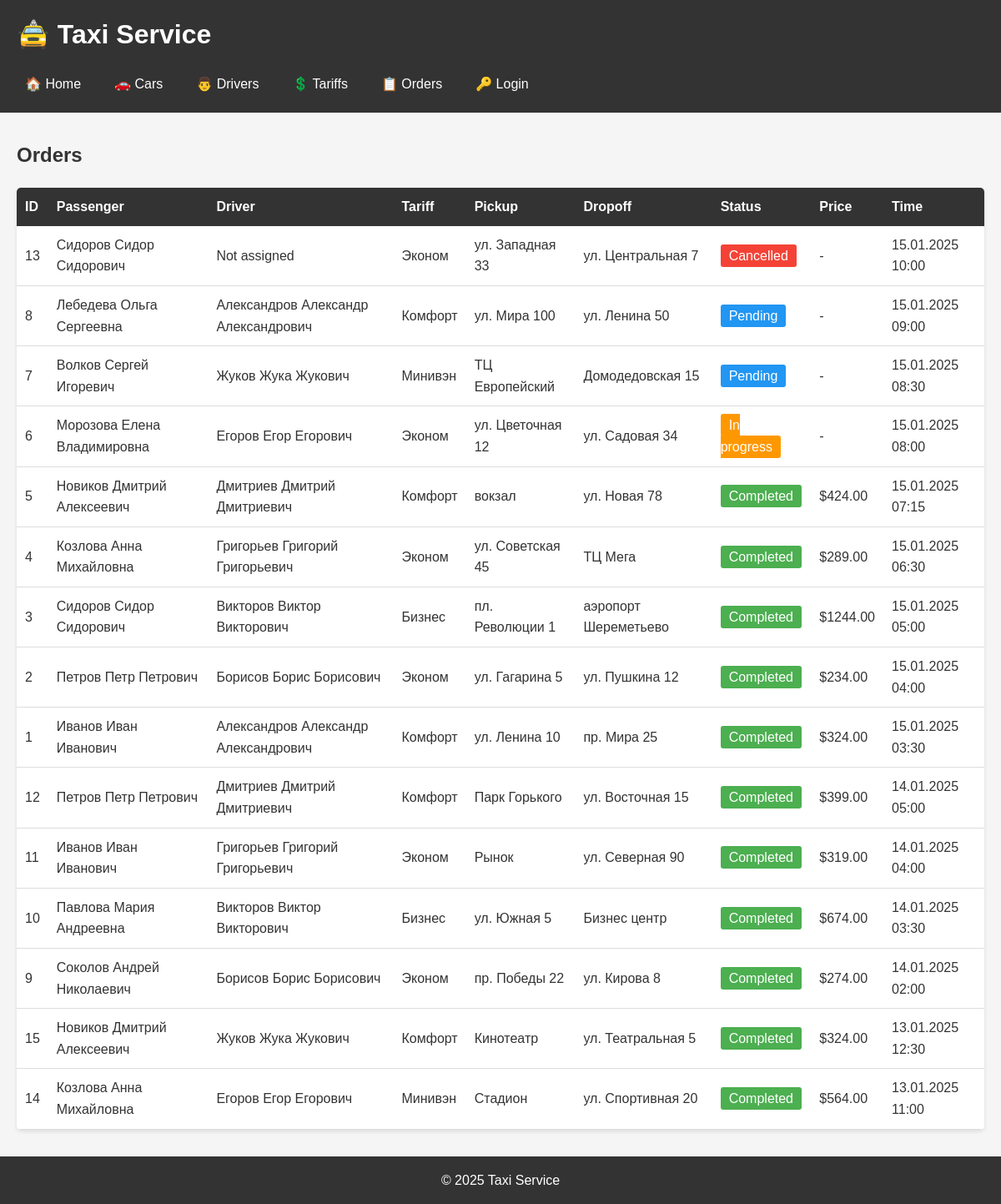
The page /pages/orders.php on the database its author committed.
### tables this page shows
CREATE TABLE `orders` (
  `order_id` int(11) NOT NULL,
  `passenger_id` int(11) NOT NULL,
  `driver_id` int(11) DEFAULT NULL,
  `car_id` int(11) DEFAULT NULL,
  `tariff_id` int(11) NOT NULL,
  `pickup_location` varchar(255) NOT NULL,
  `dropoff_location` varchar(255) NOT NULL,
  `order_time` timestamp NOT NULL DEFAULT current_timestamp() ON UPDATE current_timestamp(),
  `start_time` timestamp NULL DEFAULT NULL,
  `end_time` timestamp NULL DEFAULT NULL,
  `status` varchar(20) NOT NULL DEFAULT 'pending',
  `total_price` decimal(10,2) DEFAULT NULL,
  `distance_km` decimal(10,2) DEFAULT NULL,
  `duration_minutes` int(11) DEFAULT NULL
);

CREATE TABLE `passengers` (
  `passenger_id` int(11) NOT NULL,
  `full_name` varchar(100) NOT NULL,
  `phone` varchar(20) NOT NULL,
  `email` varchar(100) DEFAULT NULL,
  `registration_date` timestamp NOT NULL DEFAULT current_timestamp()
);

CREATE TABLE `tariffs` (
  `tariff_id` int(11) NOT NULL,
  `name` varchar(50) NOT NULL,
  `base_price` decimal(10,2) NOT NULL,
  `price_per_km` decimal(10,2) NOT NULL,
  `price_per_minute` decimal(10,2) NOT NULL,
  `description` text DEFAULT NULL
);

CREATE TABLE `drivers` (
  `driver_id` int(11) NOT NULL,
  `full_name` varchar(100) NOT NULL,
  `phone` varchar(20) NOT NULL,
  `license_number` varchar(50) NOT NULL,
  `rating` decimal(2,1) NOT NULL DEFAULT 5.0,
  `created_at` timestamp NOT NULL DEFAULT current_timestamp()
);

### includes/auth.php (called while the page is built, shortened)
<?php
function getUserRole() {
    if (!isset($_SESSION["user_id"])) {
        return "guest";
    }
    return $_SESSION["role"];
}
?>

### pages/orders.php (the view, shortened to what this page needs)
<?php
require_once "../includes/auth.php";
include "../includes/header.php";
$role = getUserRole();
if ($role === "passenger") {
    $stmt = $pdo->prepare("
        SELECT o.*, t.name as tariff_name, d.full_name as driver_name, c.license_plate, c.brand, c.model
        FROM orders o
        LEFT JOIN tariffs t ON o.tariff_id = t.tariff_id
        LEFT JOIN drivers d ON o.driver_id = d.driver_id
        LEFT JOIN cars c ON o.car_id = c.car_id
        WHERE o.passenger_id = ?
        ORDER BY o.order_time DESC
    ");
    $stmt->execute([$_SESSION["entity_id"]]);
} else {
    $stmt = $pdo->query("
        SELECT o.*, t.name as tariff_name, p.full_name as passenger_name, d.full_name as driver_name, c.license_plate, c.brand, c.model
        FROM orders o
        LEFT JOIN tariffs t ON o.tariff_id = t.tariff_id
        LEFT JOIN passengers p ON o.passenger_id = p.passenger_id
        LEFT JOIN drivers d ON o.driver_id = d.driver_id
        LEFT JOIN cars c ON o.car_id = c.car_id
        ORDER BY o.order_time DESC
    ");
}
$orders = $stmt->fetchAll();
?>
<h2>Orders</h2>
<table style="width: 100%; border-collapse: collapse; margin-top: 20px;">
    <thead>
        <tr style="background: #333; color: white;">
            <th style="padding: 10px; text-align: left;">ID</th>
            <?php if ($role !== "passenger"): ?>
            <th style="padding: 10px; text-align: left;">Passenger</th>
            <th style="padding: 10px; text-align: left;">Driver</th>
            <?php endif; ?>
            <th style="padding: 10px; text-align: left;">Tariff</th>
            <th style="padding: 10px; text-align: left;">Pickup</th>
            <th style="padding: 10px; text-align: left;">Dropoff</th>
            <th style="padding: 10px; text-align: left;">Status</th>
            <th style="padding: 10px; text-align: left;">Price</th>
            <th style="padding: 10px; text-align: left;">Time</th>
        </tr>
    </thead>
    <tbody>
        <?php foreach ($orders as $order): ?>
        <tr style="border-bottom: 1px solid #ddd;">
            <td style="padding: 10px;"><?= $order["order_id"] ?></td>
            <?php if ($role !== "passenger"): ?>
            <td style="padding: 10px;"><?= htmlspecialchars($order["passenger_name"] ?? "N/A") ?></td>
            <td style="padding: 10px;"><?= htmlspecialchars($order["driver_name"] ?? "Not assigned") ?></td>
            <?php endif; ?>
            <td style="padding: 10px;"><?= htmlspecialchars($order["tariff_name"]) ?></td>
            <td style="padding: 10px;"><?= htmlspecialchars($order["pickup_location"]) ?></td>
            <td style="padding: 10px;"><?= htmlspecialchars($order["dropoff_location"]) ?></td>
            <td style="padding: 10px;">
                <span style="padding: 5px 10px; border-radius: 3px; background: <?= $order["status"] === "completed" ? "#4CAF50" : ($order["status"] === "in_progress" ? "#FF9800" : ($order["status"] === "cancelled" ? "#f44336" : "#2196F3")) ?>; color: white;">
                    <?= ucfirst(str_replace("_", " ", $order["status"])) ?>
                </span>
            </td>
            <td style="padding: 10px;"><?= $order["total_price"] ? "$" . $order["total_price"] : "-" ?></td>
            <td style="padding: 10px;"><?= date("d.m.Y H:i", strtotime($order["order_time"])) ?></td>
        </tr>
        <?php endforeach; ?>
    </tbody>
</table>
<?php include "../includes/footer.php"; ?>

### includes/header.php (shortened to what this page needs)
<?php
require_once __DIR__ . "/auth.php";
$role = getUserRole();
?>
<!DOCTYPE html>
<html lang="en">
<head>
    <link rel="stylesheet" href="../assets/style.css">
</head>
<body>
<header>
    <div class="container">
        <h1>🚖 Taxi Service</h1>
        <nav>
    <a href="/pages/index.php">🏠 Home</a>
    <a href="/pages/cars.php">🚗 Cars</a>
    <a href="/pages/drivers.php">👨‍️ Drivers</a>
    <a href="/pages/tariffs.php">💲 Tariffs</a>
    <a href="/pages/orders.php">📋 Orders</a>
    <?php if ($role === 'guest'): ?>
        <a href="/pages/login.php" style="float:right">🔑 Login</a>
    <?php else: ?>
        <span style="float:right; margin-right:15px;">👤 <?= $_SESSION['username'] ?></span>
        <a href="/actions/logout.php" style="float:right">🚪 Logout</a>
    <?php endif; ?>
</nav>
    </div>
</header>
<main class="container">

### includes/footer.php
</main>
<footer>
    <div class="container">
        <p>&copy; 2025 Taxi Service</p>
    </div>
</footer>
</body>
</html>

### assets/style.css (style rules this page uses)
* { margin: 0; padding: 0; box-sizing: border-box; }
body { font-family: Arial, sans-serif; background-color: #f5f5f5; color: #333; line-height: 1.6; }
.container { max-width: 1200px; margin: 0 auto; padding: 0 20px; }
header { background-color: #333; color: white; padding: 1rem 0; margin-bottom: 2rem; }
header h1 { margin-bottom: 1rem; }
nav { display: flex; gap: 20px; flex-wrap: wrap; align-items: center; }
nav a { color: white; text-decoration: none; padding: 5px 10px; border-radius: 3px; transition: background 0.3s; }
main { min-height: 60vh; padding: 20px 0; }
footer { background-color: #333; color: white; text-align: center; padding: 1rem 0; margin-top: 2rem; }
h2 { margin-bottom: 1rem; color: #333; }
table { background: white; border-radius: 5px; overflow: hidden; box-shadow: 0 2px 5px rgba(0,0,0,0.1); }

### rows shown on the page
orders: order_id "13", passenger.full_name "Сидоров Сидор Сидорович", driver_name "Not assigned", tariff.name "Эконом", pickup_location "ул. Западная 33", dropoff_location "ул. Центральная 7", status "Cancelled", order_time "15.01.2025 10:00"
orders: order_id "8", passenger.full_name "Лебедева Ольга Сергеевна", driver.full_name "Александров Александр Александрович", tariff.name "Комфорт", pickup_location "ул. Мира 100", dropoff_location "ул. Ленина 50", status "Pending", order_time "15.01.2025 09:00"
orders: order_id "7", passenger.full_name "Волков Сергей Игоревич", driver.full_name "Жуков Жука Жукович", tariff.name "Минивэн", pickup_location "ТЦ Европейский", dropoff_location "Домодедовская 15", status "Pending", order_time "15.01.2025 08:30"
orders: order_id "6", passenger.full_name "Морозова Елена Владимировна", driver.full_name "Егоров Егор Егорович", tariff.name "Эконом", pickup_location "ул. Цветочная 12", dropoff_location "ул. Садовая 34", status "In progress", order_time "15.01.2025 08:00"
orders: order_id "5", passenger.full_name "Новиков Дмитрий Алексеевич", driver.full_name "Дмитриев Дмитрий Дмитриевич", tariff.name "Комфорт", pickup_location "вокзал", dropoff_location "ул. Новая 78", status "Completed", total_price "424.00", order_time "15.01.2025 07:15"
orders: order_id "4", passenger.full_name "Козлова Анна Михайловна", driver.full_name "Григорьев Григорий Григорьевич", tariff.name "Эконом", pickup_location "ул. Советская 45", dropoff_location "ТЦ Мега", status "Completed", total_price "289.00", order_time "15.01.2025 06:30"
orders: order_id "3", passenger.full_name "Сидоров Сидор Сидорович", driver.full_name "Викторов Виктор Викторович", tariff.name "Бизнес", pickup_location "пл. Революции 1", dropoff_location "аэропорт Шереметьево", status "Completed", total_price "1244.00", order_time "15.01.2025 05:00"
orders: order_id "2", passenger.full_name "Петров Петр Петрович", driver.full_name "Борисов Борис Борисович", tariff.name "Эконом", pickup_location "ул. Гагарина 5", dropoff_location "ул. Пушкина 12", status "Completed", total_price "234.00", order_time "15.01.2025 04:00"
orders: order_id "1", passenger.full_name "Иванов Иван Иванович", driver.full_name "Александров Александр Александрович", tariff.name "Комфорт", pickup_location "ул. Ленина 10", dropoff_location "пр. Мира 25", status "Completed", total_price "324.00", order_time "15.01.2025 03:30"
orders: order_id "12", passenger.full_name "Петров Петр Петрович", driver.full_name "Дмитриев Дмитрий Дмитриевич", tariff.name "Комфорт", pickup_location "Парк Горького", dropoff_location "ул. Восточная 15", status "Completed", total_price "399.00", order_time "14.01.2025 05:00"
orders: order_id "11", passenger.full_name "Иванов Иван Иванович", driver.full_name "Григорьев Григорий Григорьевич", tariff.name "Эконом", pickup_location "Рынок", dropoff_location "ул. Северная 90", status "Completed", total_price "319.00", order_time "14.01.2025 04:00"
orders: order_id "10", passenger.full_name "Павлова Мария Андреевна", driver.full_name "Викторов Виктор Викторович", tariff.name "Бизнес", pickup_location "ул. Южная 5", dropoff_location "Бизнес центр", status "Completed", total_price "674.00", order_time "14.01.2025 03:30"
orders: order_id "9", passenger.full_name "Соколов Андрей Николаевич", driver.full_name "Борисов Борис Борисович", tariff.name "Эконом", pickup_location "пр. Победы 22", dropoff_location "ул. Кирова 8", status "Completed", total_price "274.00", order_time "14.01.2025 02:00"
orders: order_id "15", passenger.full_name "Новиков Дмитрий Алексеевич", driver.full_name "Жуков Жука Жукович", tariff.name "Комфорт", pickup_location "Кинотеатр", dropoff_location "ул. Театральная 5", status "Completed", total_price "324.00", order_time "13.01.2025 12:30"
orders: order_id "14", passenger.full_name "Козлова Анна Михайловна", driver.full_name "Егоров Егор Егорович", tariff.name "Минивэн", pickup_location "Стадион", dropoff_location "ул. Спортивная 20", status "Completed", total_price "564.00", order_time "13.01.2025 11:00"
